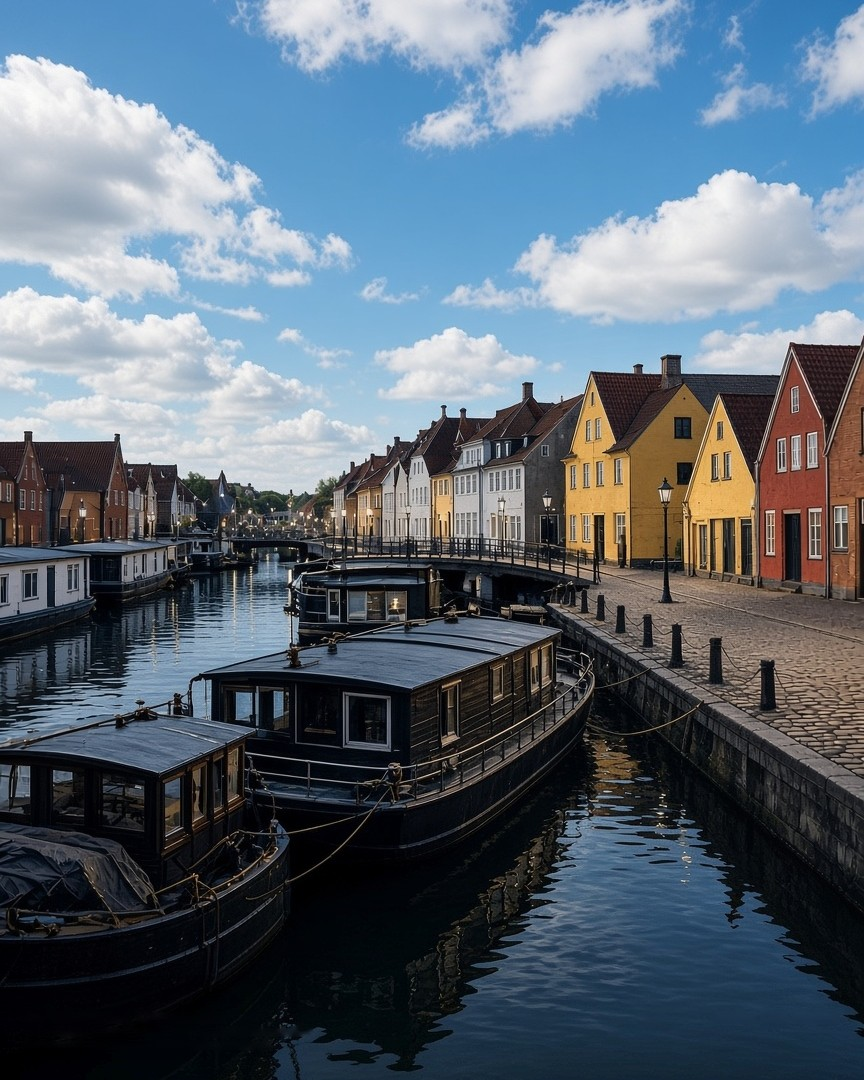
#> input picture assets/dk-01-022-motion-10s-4x5-poster.jpg, 864 x 1080 px
$ python -i static_ambient_dk_pack25.py   (imports and definitions only)   (Python 2 division)
#> lines starting #> are read from the running program, lines starting #| are printed output that depends on the picture
#!/usr/bin/env python3
"""Denmark 360 pack 25 — static-camera ambient clips.

Image-to-video is not available in this environment, so the lateral-sweep
prompt is not sent to a generator and no pan, zoom, or orbit is encoded.
The camera stays locked on the published daytime 4:5 master after
ffmpeg crop=864:1080:0:0 removes the label bar.

DK-01-353–365 are daytime plates (scenario hour 16). Their
committed 4:5 file is the daytime master (there is no separate
daylight_variant). Night primaries are never opened. Packs 1–24 drafts
and the Christmas sprinkle draft (DK-01-366–368) are not touched.

Only sky, water, foliage, and flags already in that plate move, and only
inside their own masks. Architecture pixels are copied through unchanged.
A plate with too little of that life is encoded locked-off (the same
cropped frame for 10.0s). That is still static-ambient. The motion pack
stays Candidate. Gallery approval status is not changed.
"""

from __future__ import annotations

import hashlib
import json
import math
import re
import subprocess
import sys
import urllib.request
from pathlib import Path
from urllib.parse import quote, urlsplit, urlunsplit

import cv2
import numpy as np

ROOT = Path(__file__).resolve().parents[1]
REPO = "devlij/jason-ds-vision-denmark-preview"
REF = "main"
FPS = 24
FRAMES = 240  # exactly 10.0s
PHOTO_H = 1080
PHOTO_W = 864
MIN_TOP_V = 90.0
MIN_LIFE = 0.04
# Decoded architecture drift above this is a failed clip (compression noise is far lower).
MAX_ARCH_DRIFT = 8.0

STAGE = Path("/tmp/dk360")
SRC = STAGE / "src"
PLATES = STAGE / "plates"
MASKS = STAGE / "masks"

SCENES = (
    {"entry_id": "DK-01-353", "caption": "Marble Church, Copenhagen"},
    {"entry_id": "DK-01-354", "caption": "Ridebanen, Copenhagen"},
    {"entry_id": "DK-01-355", "caption": "Nylars Round Church, Nylars"},
    {"entry_id": "DK-01-356", "caption": "Slotskirken, Hillerød"},
    {"entry_id": "DK-01-357", "caption": "Lerchenborg, Kalundborg"},
    {"entry_id": "DK-01-358", "caption": "Gavnø Castle, Næstved"},
    {"entry_id": "DK-01-359", "caption": "Helligåndskirken, Faaborg"},
    {"entry_id": "DK-01-360", "caption": "Skibbroen, Ribe"},
    {"entry_id": "DK-01-361", "caption": "Løgumkloster, Løgumkloster"},
    {"entry_id": "DK-01-362", "caption": "Thisted Church, Thisted"},
    {"entry_id": "DK-01-363", "caption": "Viðareiði, Viðareiði"},
    {"entry_id": "DK-01-364", "caption": "Aasiaat Harbour, Aasiaat"},
    {"entry_id": "DK-01-365", "caption": "Kolonihavnen, Nuuk"},
)


# [149 lines left out: functions scenario_hour, manifest_daylight, github_meta, ascii_url, fetch_master, ffmpeg_crop and 3 more, not called in this run]


def _factor(mask: np.ndarray, reach: float) -> np.ndarray:
    dist = cv2.distanceTransform((mask > 0).astype(np.uint8), cv2.DIST_L2, 3)
    return np.clip(dist / reach, 0, 1).astype(np.float32)


# [12 lines left out: function _apply, not called in this run]


REACH = {"sky": 32.0, "water": 14.0, "foliage": 16.0, "flags": 6.0}


# [95 lines left out: functions render_frame, _ffmpeg_encode, encode_ambient, encode_locked, motion_on_main, not called in this run]


def clip_path(entry_id: str) -> Path:
    return ROOT / "assets" / f"{entry_id.lower()}-motion-10s-4x5.mp4"


def poster_path(entry_id: str) -> Path:
    return ROOT / "assets" / f"{entry_id.lower()}-motion-10s-4x5-poster.jpg"


# [5 lines left out: function write_poster, not called in this run]


def coverage(masks: dict[str, np.ndarray]) -> dict[str, float]:
    total = float(PHOTO_H * PHOTO_W)
    return {name: round(float(np.count_nonzero(mask)) / total, 4) for name, mask in masks.items()}


def mean_v(plate: np.ndarray) -> float:
    hsv = cv2.cvtColor(plate, cv2.COLOR_BGR2HSV)
    return float(hsv[:, :, 2].mean())


def top_v(plate: np.ndarray) -> float:
    hsv = cv2.cvtColor(plate[: PHOTO_H // 5], cv2.COLOR_BGR2HSV)
    return float(hsv[:, :, 2].mean())


# [55 lines left out: functions probe_clip, assert_spec, sha256, not called in this run]


def committed_sha256(repo_path: str) -> str:
    data = subprocess.check_output(["git", "cat-file", "blob", f"HEAD:{repo_path}"])
    return hashlib.sha256(data).hexdigest()


def life_mask(masks: dict[str, np.ndarray]) -> np.ndarray:
    return (masks["sky"] | masks["water"] | masks["foliage"] | masks["flags"]) > 0


# [88 lines left out: functions architecture_drift, save_overlay, prepare, finish_clip, not called in this run]


def bake_scene(scene: dict) -> dict:
    entry_id = scene["entry_id"]
    row = {
        "entry_id": entry_id,
        "caption": scene["caption"],
        "method": "static-ambient",
        "crop": "864:1080:0:0",
        "approval_status": "Candidate",
        "attempts": 0,
        "status": "HOLD",
        "i2v": "unavailable",
        "camera": "static",
    }
    tmp = clip_path(entry_id).with_suffix(".partial.mp4")
    try:
        plate, masks, fetched = prepare(scene)
    except Exception as exc:
        row["attempts"] = 1
        row["error"] = str(exc)
        row["hold_reason"] = "daytime master fetch or ffmpeg crop failed"
        return row
    row["anchor"] = fetched
    row["mean_v"] = round(mean_v(plate), 2)
    row["top_v"] = round(top_v(plate), 2)
    if row["top_v"] < MIN_TOP_V:
        row["attempts"] = 2
        row["hold_reason"] = f"cropped plate top-fifth V {row['top_v']} is below {MIN_TOP_V}; not a daylight plate"
        return row
    cov = coverage(masks)
    row["coverage"] = cov
    life = sum(cov.values())
    row["life"] = round(life, 4)
    if tmp.exists():
        tmp.unlink()

    # [10 lines left out: function accept, not called in this run]

    if life < MIN_LIFE:
        row["attempts"] = 1
        row["variant"] = "locked-off"
        try:
            encode_locked(plate, tmp)
            accept("locked-off")
        except Exception as exc:
            tmp.unlink(missing_ok=True)
            clip_path(entry_id).unlink(missing_ok=True)
            poster_path(entry_id).unlink(missing_ok=True)
            row["attempts"] = 2
            row["error"] = str(exc)
            row["hold_reason"] = "locked-off encode failed QC"
            row["status"] = "HOLD"
        return row

    row["variant"] = "ambient"
    row["attempts"] = 1
    try:
        encode_ambient(plate, masks, tmp)
        accept("ambient")
        return row
    except Exception as exc:
        tmp.unlink(missing_ok=True)
        clip_path(entry_id).unlink(missing_ok=True)
        row["attempt1_error"] = str(exc)
        row["attempts"] = 2
        row["variant"] = "locked-off"
        try:
            encode_locked(plate, tmp)
            accept("locked-off")
        except Exception as exc2:
            tmp.unlink(missing_ok=True)
            clip_path(entry_id).unlink(missing_ok=True)
            poster_path(entry_id).unlink(missing_ok=True)
            row["error"] = str(exc2)
            row["hold_reason"] = "ambient failed and locked-off retry failed"
            row["status"] = "HOLD"
    return row


# [84 lines left out: functions probe_scene, anchor_note, write_proof, not called in this run]


MOTION_CSS = """  .motion-tab { background: #243049; color: var(--text); border: 1px solid var(--line); border-radius: 8px; padding: 5px 10px; font: inherit; font-size: 12px; line-height: 1.2; cursor: pointer; }
  .motion-tab:hover { border-color: var(--accent); }
  .motion-tab.is-active { background: #e8b23a; border-color: #e8b23a; color: #1a1405; font-weight: 700; }
  .thumb video.motion-clip { width: 100%; height: auto; display: block; border-radius: 8px; background: #000; aspect-ratio: 4 / 5; object-fit: cover; }
"""

STOP_CARD_MOTION = """    function stopCardMotion(card) {
      const v = card.querySelector('video.motion-clip');
      if (v) v.remove();
      const img = card.querySelector('a.thumb img');
      if (img) img.style.display = '';
      const mtab = card.querySelector('.motion-tab');
      if (mtab) {
        mtab.classList.remove('is-active');
        mtab.setAttribute('aria-pressed', 'false');
        mtab.innerHTML = '▶ 360°';
      }
      const link = card.querySelector('a.thumb');
      const ftab = card.querySelector('.fmt-tab.is-active');
      const dfmt = ftab ? ftab.getAttribute('data-format') : '16x9';
      if (link) {
        link.classList.toggle('tall', dfmt === '4x5');
        link.classList.toggle('tall916', dfmt === '9x16');
      }
    }

"""

MOTION_CLICK = """      if (event.target.closest('video.motion-clip')) {
        event.preventDefault();
        event.stopPropagation();
        return;
      }
      const mtab = event.target.closest('.motion-tab');
      if (mtab) {
        event.preventDefault();
        const mcard = mtab.closest('.card');
        if (!mcard) return;
        if (mcard.querySelector('video.motion-clip')) { stopCardMotion(mcard); return; }
        document.querySelectorAll('article.card').forEach(function (other) {
          if (other !== mcard) stopCardMotion(other);
        });
        const mlink = mcard.querySelector('a.thumb');
        const mimg = mlink && mlink.querySelector('img');
        const vid = document.createElement('video');
        vid.className = 'motion-clip';
        vid.src = mtab.getAttribute('data-motion');
        const poster = mtab.getAttribute('data-poster');
        if (poster) vid.poster = poster;
        vid.autoplay = true; vid.loop = true; vid.muted = true; vid.playsInline = true; vid.controls = false;
        vid.defaultMuted = true;
        vid.setAttribute('muted', '');
        vid.setAttribute('autoplay', '');
        vid.setAttribute('loop', '');
        vid.setAttribute('playsinline', '');
        vid.disablePictureInPicture = true;
        vid.setAttribute('controlsList', 'nodownload nofullscreen noremoteplayback');
        if (mimg) mimg.style.display = 'none';
        if (mlink) { mlink.classList.add('tall'); mlink.classList.remove('tall916'); mlink.appendChild(vid); }
        mtab.classList.add('is-active');
        mtab.setAttribute('aria-pressed', 'true');
        mtab.innerHTML = '\\u2715 Close';
        vid.play().catch(function () {});
        return;
      }
"""


# [166 lines left out: functions wire_gallery, main, not called in this run]


# [2 lines not run here, left out]

>>> import cv2
>>> picture = cv2.imread('../assets/dk-01-022-motion-10s-4x5-poster.jpg', cv2.IMREAD_GRAYSCALE)
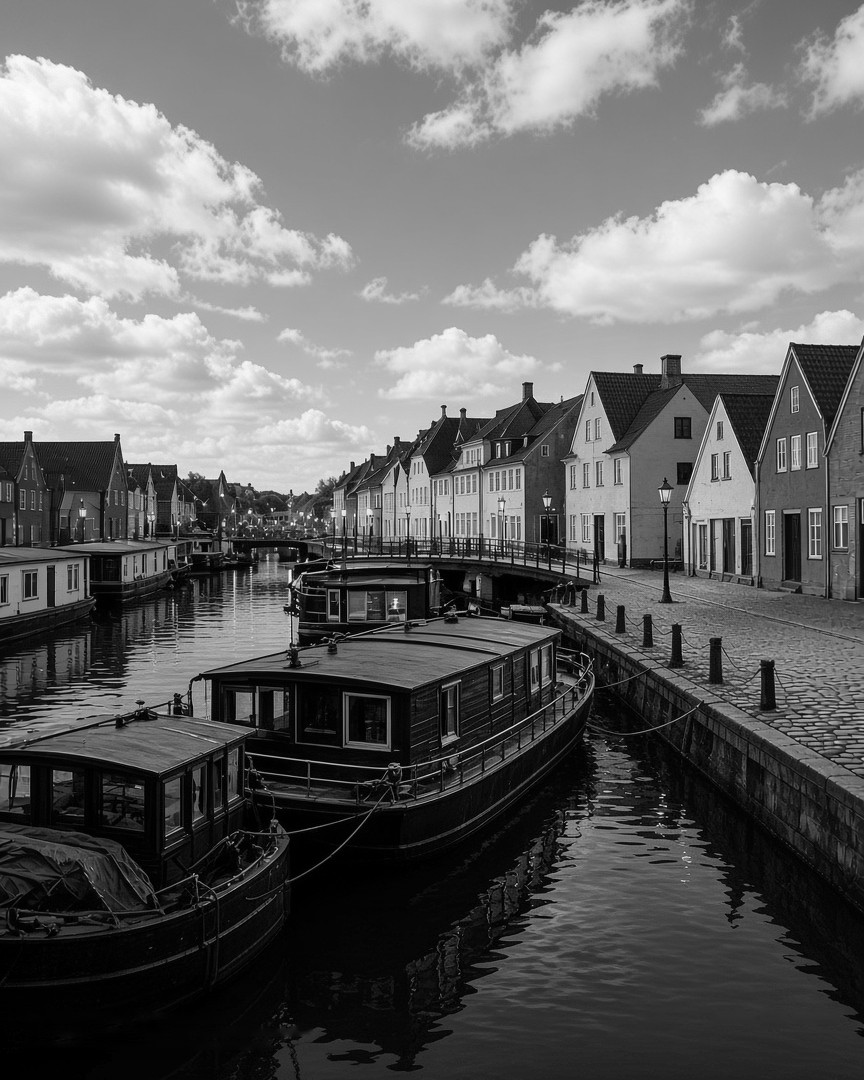
#> picture: shape (1080, 864); min 0, max 255, mean 101.7
#> (the run stopped early here; a loop or call above may not have finished)
